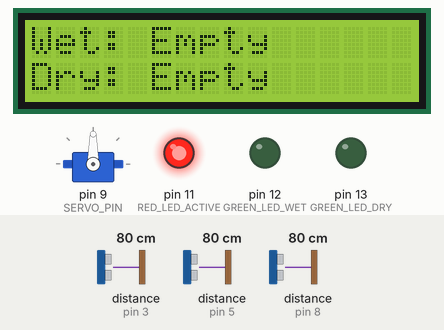
Bench run of a sketch on a simulated Arduino Uno, built with avr-gcc and run on an emulated ATmega328P. Shown: servo, 16×2 character LCD, output pins drawn as LEDs (lit = HIGH). Wiring (inferred from the names in the program): 3 × ultrasonic range finder: trigger pin 2, echo pin 3 / trigger pin 4, echo pin 5 / trigger pin 7, echo pin 8. Dashed ring = blinking. Inputs (shaded band) come from the test bench; at power-on: distance to the obstacle (sensors on pin 3, pin 5, pin 8) 80 cm. The echo pulse lasts 58.3 µs per cm; pins used as bus, display or sensor lines are not drawn.

Above: at 2.7 s.
2.8 s: distance to the obstacle (sensor on pin 3) set to 13 cm
4.3 s: distance to the obstacle (sensor on pin 3) set to 10 cm
At 5.0 s:
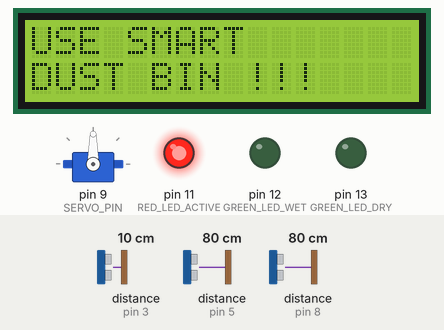
At 6.5 s:
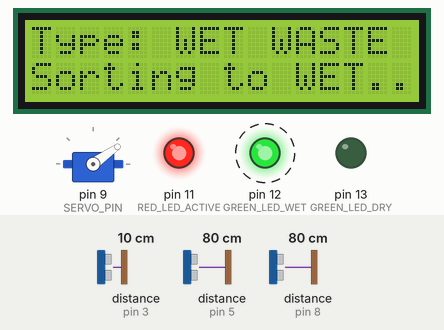
Timing chart, 0 to 12.9 s (numbered marks = the images above; inputs shaded):
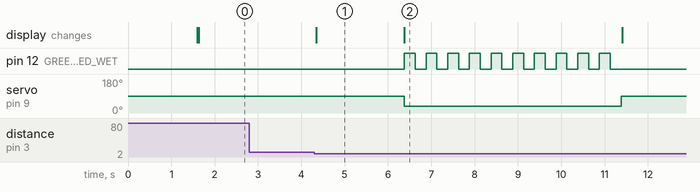

The sketch:

smart_dust_BIN.ino
```cpp
#include "Wire.h"
#include "LiquidCrystal_I2C.h"
#include "Servo.h"

LiquidCrystal_I2C lcd(0x27, 16, 2);
Servo flapServo;

// Pin Definitions
const int SERVO_PIN      = 9;
const int TRIG_PERSON    = 2;
const int ECHO_PERSON    = 3;
const int TRIG_WET_BIN   = 4;
const int ECHO_WET_BIN   = 5;
const int TRIG_DRY_BIN   = 7;
const int ECHO_DRY_BIN   = 8;
const int RED_LED_ACTIVE = 11;
const int GREEN_LED_WET  = 12;
const int GREEN_LED_DRY  = 13;
const int MOISTURE_PIN   = A0;

// Angles for flap
const int NEUTRAL_ANGLE  = 90;
const int WET_ANGLE      = 35;
const int DRY_ANGLE      = 145;

// Function to read HC-SR04 sonar safely
int readSonarDistance(int trigPin, int echoPin) {
  digitalWrite(trigPin, LOW);
  delayMicroseconds(2);
  digitalWrite(trigPin, HIGH);
  delayMicroseconds(10);
  digitalWrite(trigPin, LOW);

  // 18ms timeout (~3 meters max distance)
  long duration = pulseIn(echoPin, HIGH, 18000);
  if (duration == 0) return 999;
  return duration * 0.034 / 2;
}

// Function to blink LED for 5 seconds (5000 ms)
void blinkGreenLed(int pin) {
  for (int i = 0; i < 10; i++) {
    digitalWrite(pin, HIGH);
    delay(250);
    digitalWrite(pin, LOW);
    delay(250);
  }
}

void setup() {
  Serial.begin(9600);

  // Setup LEDs
  pinMode(RED_LED_ACTIVE, OUTPUT);
  pinMode(GREEN_LED_WET, OUTPUT);
  pinMode(GREEN_LED_DRY, OUTPUT);
  digitalWrite(RED_LED_ACTIVE, HIGH); // System active indicator

  // Setup Sonar Pins
  pinMode(TRIG_PERSON, OUTPUT);
  pinMode(ECHO_PERSON, INPUT);
  pinMode(TRIG_WET_BIN, OUTPUT);
  pinMode(ECHO_WET_BIN, INPUT);
  pinMode(TRIG_DRY_BIN, OUTPUT);
  pinMode(ECHO_DRY_BIN, INPUT);

  // Setup Servo
  flapServo.attach(SERVO_PIN);
  flapServo.write(NEUTRAL_ANGLE);

  // Setup LCD
  lcd.init();
  lcd.backlight();
  lcd.clear();
  lcd.setCursor(0, 0);
  lcd.print("SMART DUSTBIN");
  lcd.setCursor(0, 1);
  lcd.print("READY TO USE");
  delay(1500);
  lcd.clear();
}

void loop() {
  // Read person detection sensor
  int personDist = readSonarDistance(TRIG_PERSON, ECHO_PERSON);

  // Person comes within 10 CM
  if (personDist > 0 && personDist <= 10) {
    lcd.clear();
    lcd.setCursor(0, 0);
    lcd.print("USE SMART");
    lcd.setCursor(0, 1);
    lcd.print("DUST BIN !!!");

    delay(2000); // Wait 2 seconds for waste to be placed on moisture sensor

    // Read moisture sensor safely
    int moistureRaw = analogRead(MOISTURE_PIN);

    // If moisture sensor is wet (raw value drops significantly, e.g. < 700)
    if (moistureRaw < 700) {
      lcd.clear();
      lcd.setCursor(0, 0);
      lcd.print("Type: WET WASTE");
      lcd.setCursor(0, 1);
      lcd.print("Sorting to WET..");

      flapServo.write(WET_ANGLE);
      blinkGreenLed(GREEN_LED_WET); // 5 seconds blink
      flapServo.write(NEUTRAL_ANGLE);
    } else {
      // Default to DRY waste (even if moisture sensor is open/disconnected)
      lcd.clear();
      lcd.setCursor(0, 0);
      lcd.print("Type: DRY WASTE");
      lcd.setCursor(0, 1);
      lcd.print("Sorting to DRY..");

      flapServo.write(DRY_ANGLE);
      blinkGreenLed(GREEN_LED_DRY); // 5 seconds blink
      flapServo.write(NEUTRAL_ANGLE);
    }

    lcd.clear();
  } else {
    // Normal Standby Mode: Show level of both bins
    int wetDist = readSonarDistance(TRIG_WET_BIN, ECHO_WET_BIN);
    int dryDist = readSonarDistance(TRIG_DRY_BIN, ECHO_DRY_BIN);

    // Wet Bin display check (>= 13 cm is Empty)
    lcd.setCursor(0, 0);
    lcd.print("Wet: ");
    if (wetDist >= 13 || wetDist == 999) {
      lcd.print("Empty    ");
    } else if (wetDist <= 3) {
      lcd.print("FULL!    ");
    } else {
      lcd.print(wetDist);
      lcd.print("cm left ");
    }

    // Dry Bin display check (>= 13 cm is Empty)
    lcd.setCursor(0, 1);
    lcd.print("Dry: ");
    if (dryDist >= 13 || dryDist == 999) {
      lcd.print("Empty    ");
    } else if (dryDist <= 3) {
      lcd.print("FULL!    ");
    } else {
      lcd.print(dryDist);
      lcd.print("cm left ");
    }

    delay(300);
  }
}
```

Measured:
- the behaviour switches between 12 and 11 cm on distance to the obstacle (sensor on pin 3) (found by bisection; images 0 and 1)
- after the input at 2.8 s, every drawn part: stays the same
- after the input at 4.3 s, pin 12 (GREEN_LED_WET): alternates HIGH for 0.25 s and LOW for 0.25 s, 20 changes in all, then stays LOW, starting after 2.1 s; servo on pin 9 (SERVO_PIN): 90° → 35° after 2.1 s, → 90° 5.0 s later; the display: changes after 0.05 s (image 1)
- what the display in image 1 shows lasts 2.1 s, from 4.3 s to 6.4 s
